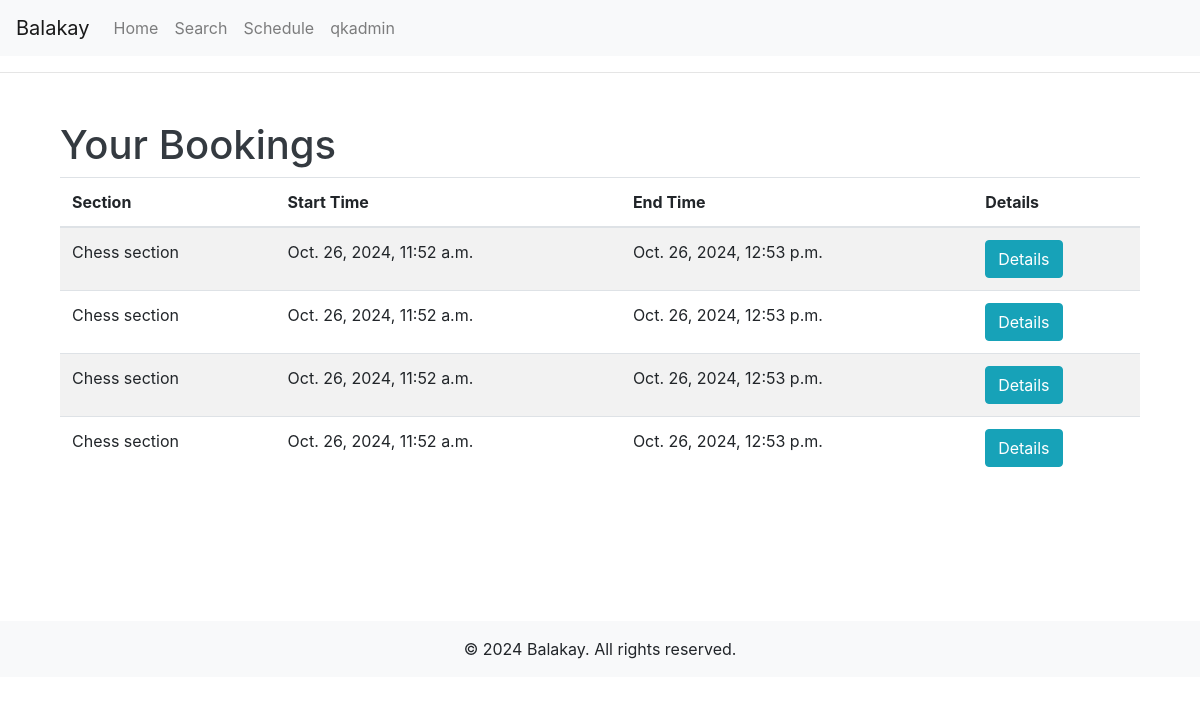
The app's page /my-schedule/ (signed in) with its own data.
### centers/models.py (models this page shows, shortened)
class Booking(models.Model):
    PENDING = 'pending'
    CONFIRMED = 'confirmed'
    CANCELLED = 'cancelled'
    STATUS_CHOICES = [
        (PENDING, 'Pending'),
        (CONFIRMED, 'Confirmed'),
        (CANCELLED, 'Cancelled'),
     ]
    user = models.ForeignKey(User, on_delete=models.CASCADE, null=True, blank=True)
    client = models.OneToOneField('users.Client', on_delete=models.CASCADE,null=True, blank=True)
    schedule = models.ForeignKey(Schedule, on_delete=models.CASCADE)
    parent_name = models.CharField(max_length=255)
    parent_phone = models.CharField(max_length=20)
    child_name = models.CharField(max_length=255)
    status = models.CharField(max_length=20, choices=STATUS_CHOICES, default=PENDING)
    created_at = models.DateTimeField(auto_now_add=True)
    confirmed_at = models.DateTimeField(null=True, blank=True)
    cancelled_at = models.DateTimeField(null=True, blank=True)

class Schedule(models.Model):
    section = models.ForeignKey(Section, on_delete=models.CASCADE)
    start_time = models.DateTimeField()
    end_time = models.DateTimeField()
    total_slots = models.PositiveIntegerField()

class Section(models.Model):
    center = models.ForeignKey(Center, on_delete=models.CASCADE)
    category = models.ForeignKey(Category, on_delete=models.SET_NULL, null=True, related_name='sections')
    name = models.CharField(max_length=255)
    description = models.TextField()
    duration_minutes = models.PositiveIntegerField()
    min_age = models.PositiveIntegerField()
    max_age = models.PositiveIntegerField()

### centers/views.py (the view)
# urls.py: path('my-schedule/', user_bookings, name='my-schedule'),
@login_required
def user_bookings(request):
    bookings = Booking.objects.filter(user=request.user).select_related('schedule')
    return render(request, 'centers/my_schedule.html', {'bookings': bookings})

### centers/templates/centers/my_schedule.html
{% extends 'base.html' %}
{% block content %}
<div class="container mt-5">
    <h1 class="text-dark">Your Bookings</h1>
    {% if bookings %}
        <table class="table table-striped">
            <thead>
                <tr>
                    <th>Section</th>
                    <th>Start Time</th>
                    <th>End Time</th>
                    <th>Details</th>
                </tr>
            </thead>
            <tbody>
                {% for booking in bookings %}
                    <tr>
                        <td>{{ booking.schedule.section.name }}</td>
                        <td>{{ booking.schedule.start_time }}</td>
                        <td>{{ booking.schedule.end_time }}</td>
                        <td><a href="{% url 'booking_detail' booking.id %}" class="btn btn-info">Details</a></td>
                    </tr>
                {% endfor %}
            </tbody>
        </table>
    {% else %}
        <p class="text-muted">You have no bookings yet.</p>
    {% endif %}
</div>
{% endblock %}

### templates/base.html (shortened to what this page needs)
<!DOCTYPE html>
<html lang="en">
<head>
    {% load static %}
    <link rel="stylesheet" href="https://stackpath.bootstrapcdn.com/bootstrap/4.5.2/css/bootstrap.min.css">
</head>
<body>
    <header>
        <nav class="navbar navbar-expand-lg navbar-light bg-light">
            <a class="navbar-brand" href="/home">Balakay</a>
            <div class="collapse navbar-collapse" id="navbarNav">
                <ul class="navbar-nav">
                    <li class="nav-item">
                        <a class="nav-link" href="{% url 'home' %}">Home</a>
                    </li>
                    <li class="nav-item">
                        <a class="nav-link" href="{% url 'center_list' %}">Search</a>
                    </li>
                    <li class="nav-item">
                        <a class="nav-link" href="{% url 'my-schedule' %}">Schedule</a>
                    </li>
                    {% if user.is_authenticated %}
                        <li class="nav-item">
                            <a class="nav-link" href="{% url 'profile' %}">{{ user.username }}</a>
                        </li>
                    {% else %}
                        <li class="nav-item">
                            <a class="nav-link" href="{% url 'login' %}">Profile</a>
                        </li>
                    {% endif %}
                </ul>
            </div>
        </nav>
    </header>
    <hr>
    <main class="container" style="min-height:500px;">
        {% block content %}
        {% endblock %}
    </main>
    <footer class="bg-light text-center py-3">
        <div class="container">
            <p class="mb-0">&copy; 2024 Balakay. All rights reserved.</p>
        </div>
    </footer>
</body>
</html>

### records on screen
Booking: schedule.section.name "Chess section", schedule.start_time "Oct. 26, 2024, 11:52 a.m.", schedule.end_time "Oct. 26, 2024, 12:53 p.m."
Booking: schedule.section.name "Chess section", schedule.start_time "Oct. 26, 2024, 11:52 a.m.", schedule.end_time "Oct. 26, 2024, 12:53 p.m."
Booking: schedule.section.name "Chess section", schedule.start_time "Oct. 26, 2024, 11:52 a.m.", schedule.end_time "Oct. 26, 2024, 12:53 p.m."
Booking: schedule.section.name "Chess section", schedule.start_time "Oct. 26, 2024, 11:52 a.m.", schedule.end_time "Oct. 26, 2024, 12:53 p.m."

### other values on screen
{{ user.username }} "qkadmin"
